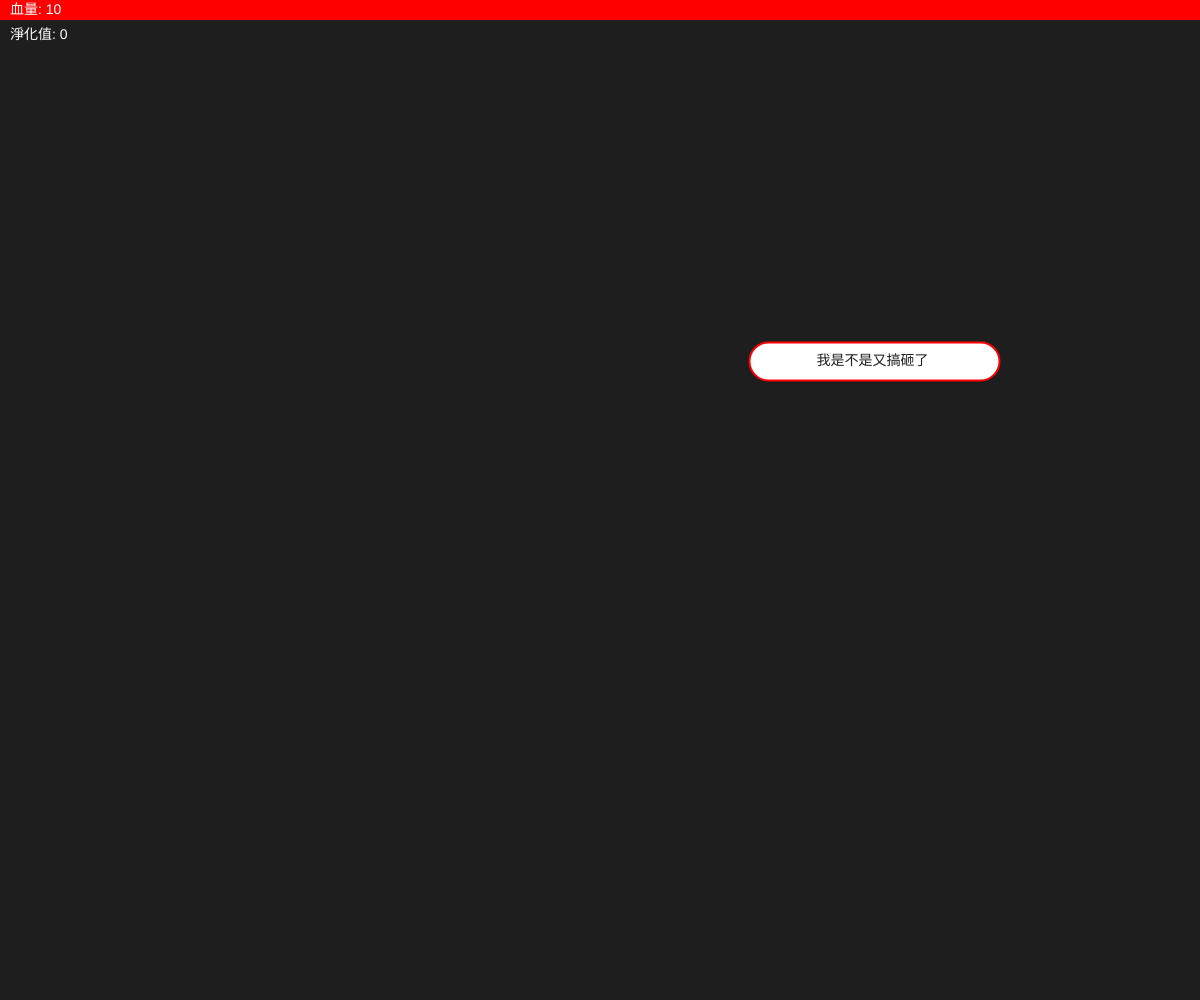
Frame 1 (no input)
Frame 60 (no input): identical to frame 1, image omitted
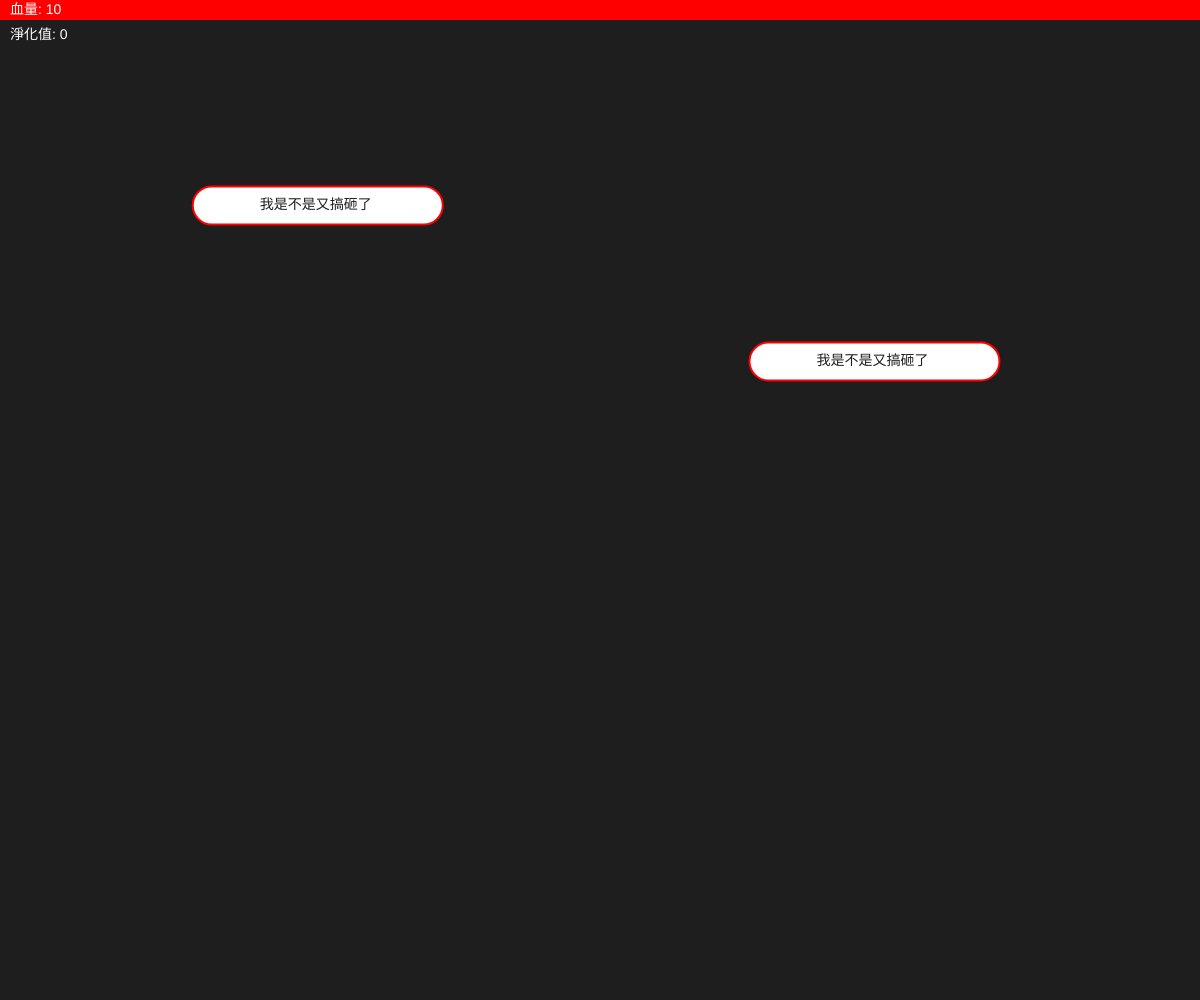
Frame 120 (the mouse pressed at the canvas centre since frame 60)

The p5.js sketch that drew these frames (run headless with seeded random() and noise() and a simulated clock; from frame 60 on, the mouse is pressed at the canvas centre):

// p5.js sketch
// ── sketch.js
let bubbles = [];
let health = 10; // 血量初始值
let purification = 0; // 淨化值初始值
const maxHealth = 10; // 最大血量
const maxPurification = 10; // 最大淨化值
let gameOver = false;
let gameWon = false; // 遊戲成功標誌
let recognition; // 語音辨識實例

// 正面與負面文字
const positiveSentences = [
  "我會找到屬於自己的路",
  "我並不孤單",
  "我不需要完美",
  "慢慢來也沒關係"
];

const negativeSentences = [
  "我是不是又搞砸了",
  "是不是選錯路就回不去",
  "她們都比我好"
];

function setup() {
  createCanvas(windowWidth, windowHeight);
  generateBubble(); // 開始生成泡泡

  // 初始化語音辨識
  if ('webkitSpeechRecognition' in window) {
    recognition = new webkitSpeechRecognition();
    recognition.lang = 'zh-TW';
    recognition.continuous = true; // 持續監聽
    recognition.interimResults = false; // 僅返回最終結果

    recognition.onstart = () => {
      console.log('語音辨識已啟動');
    };

    recognition.onresult = (event) => {
      const transcript = cleanText(event.results[event.resultIndex][0].transcript).toLowerCase();
      console.log('偵測到語音（格式化後）:', transcript);

      for (let i = bubbles.length - 1; i >= 0; i--) {
        const bubbleText = cleanText(bubbles[i].text).toLowerCase();

        // 檢查是否匹配（80% 相似度）
        if (isSimilar(transcript, bubbleText, 0.8)) {
          if (bubbles[i].positive) {
            purification = min(purification + 1, maxPurification); // 增加淨化值
            if (purification >= maxPurification) {
              gameWon = true; // 遊戲成功
            }
          } else {
            health = max(health - 1, 0); // 減少血量
            console.log("扣血成功，當前血量：", health);
          }
          bubbles[i].disappearing = true; // 標記泡泡消失
          break;
        }
      }
    };

    recognition.onerror = (event) => {
      console.error('語音辨識錯誤:', event.error);
    };

    recognition.onend = () => {
      console.log('語音辨識已停止，正在重新啟動...');
      recognition.start(); // 自動重啟語音辨識
    };

    recognition.start(); // 啟動語音辨識
  } else {
    console.error('此瀏覽器不支援 Web Speech API');
  }
}

function draw() {
  if (!gameOver && !gameWon) {
    background(30);
    drawHealthBar(); // 繪製血條
    drawPurificationBar(); // 繪製淨化值條
    updateBubbles(); // 更新泡泡
    checkGameOver(); // 檢查遊戲是否結束
  } else if (gameWon) {
    showGameWonScreen(); // 顯示成功畫面
  } else {
    showGameOverScreen(); // 顯示失敗畫面
  }
}

// 生成泡泡
function generateBubble() {
  const positive = random([true, false]); // 隨機正面或負面文字
  const text = positive
    ? random(positiveSentences)
    : random(negativeSentences);

  const bubble = {
    x: random(50, width - 50),
    y: random(50, height - 50),
    text: text,
    positive: positive,
    width: 200, // 初始寬度
    height: 100, // 初始高度
    maxWidth: 250,
    growRate: 0.1,
    alpha: 255, // 透明度
    scale: 1, // 縮放比例
    disappearing: false, // 是否正在消失
  };
  adjustBubbleSize(bubble);
  adjustBubblePosition(bubble);
  bubbles.push(bubble);
  setTimeout(generateBubble, 2000); // 每2秒生成一個泡泡
}

// 調整泡泡大小
function adjustBubbleSize(bubble) {
  textSize(14);
  let words = bubble.text.split(' ');
  let line = '';
  let lineHeight = 18; // 每行文字高度
  let lines = []; // 存儲分行後的文字
  let maxWidth = bubble.maxWidth;

  for (let n = 0; n < words.length; n++) {
    let testLine = line + words[n] + ' ';
    let testWidth = textWidth(testLine);
    if (testWidth > maxWidth && n > 0) {
      lines.push(line);
      line = words[n] + ' ';
    } else {
      line = testLine;
    }
  }
  lines.push(line); // 最後一行文字

  bubble.height = lines.length * lineHeight + 20; // 調整高度
  bubble.width = maxWidth;
  bubble.lines = lines; // 存儲分行文字
}

// 調整泡泡位置
function adjustBubblePosition(bubble) {
  bubble.x = constrain(bubble.x, bubble.width / 2, width - bubble.width / 2);
  bubble.y = constrain(bubble.y, bubble.height / 2, height - bubble.height / 2);
}

// 更新並繪製泡泡
function updateBubbles() {
  for (let i = bubbles.length - 1; i >= 0; i--) {
    const bubble = bubbles[i];

    if (bubble.disappearing) {
      bubble.alpha -= 15; // 漸變透明
      bubble.scale -= 0.05; // 漸變縮小
      if (bubble.alpha <= 0 || bubble.scale <= 0) {
        bubbles.splice(i, 1); // 移除泡泡
        continue;
      }
    }

    // 繪製泡泡
    push();
    translate(bubble.x, bubble.y);
    scale(bubble.scale);
    fill(255, 255, 255, bubble.alpha);
    strokeWeight(2);
    stroke(bubble.positive ? 'green' : 'red');
    rect(-bubble.width / 2, -bubble.height / 2, bubble.width, bubble.height, 20);

    // 繪製文字
    fill(30, bubble.alpha);
    noStroke();
    textAlign(CENTER, CENTER);
    textSize(14);
    let offsetY = -bubble.height / 2 + (bubble.height - bubble.lines.length * 18) / 2 + 9;
    for (let line of bubble.lines) {
      text(line, 0, offsetY);
      offsetY += 18;
    }
    pop();
  }
}

// 繪製血條
function drawHealthBar() {
  noStroke();
  fill(255, 0, 0); // 紅色血條
  const healthWidth = (health / maxHealth) * width; // 動態計算血條寬度
  rect(0, 0, healthWidth, 20); // 繪製血條
  fill(255); // 白色文字
  textSize(14);
  textAlign(LEFT, CENTER);
  text(`血量: ${health}`, 10, 10); // 顯示血量數值
}

// 繪製淨化值條
function drawPurificationBar() {
  noStroke();
  fill(0, 255, 0); // 綠色淨化值條
  const purificationWidth = (purification / maxPurification) * width; // 動態計算進度條寬度
  rect(0, 25, purificationWidth, 20); // 繪製淨化值條
  fill(255); // 白色文字
  textSize(14);
  textAlign(LEFT, CENTER);
  text(`淨化值: ${purification}`, 10, 35); // 顯示淨化值數字
}

// 檢查遊戲是否結束
function checkGameOver() {
  if (health <= 0) {
    gameOver = true;
  }
}

// 顯示遊戲結束畫面
function showGameOverScreen() {
  background(0);
  fill(255, 0, 0);
  textAlign(CENTER, CENTER);
  textSize(48);
  text("Game Over", width / 2, height / 2);
}

// 顯示遊戲成功畫面
function showGameWonScreen() {
  background(0);
  fill(0, 255, 0);
  textAlign(CENTER, CENTER);
  textSize(48);
  text("You Won!", width / 2, height / 2);
}

// 清理文字（移除標點符號）
function cleanText(text) {
  return text.replace(/[.,\/#!$%\^&\*;:{}=\-_`~()]/g, "").trim();
}

// 判斷兩段文字相似度是否達到指定比例
function isSimilar(text1, text2, threshold) {
  const length1 = text1.length;
  const length2 = text2.length;
  const maxLength = max(length1, length2);

  let matches = 0;
  for (let i = 0; i < min(length1, length2); i++) {
    if (text1[i] === text2[i]) {
      matches++;
    }
  }

  return matches / maxLength >= threshold;
}
